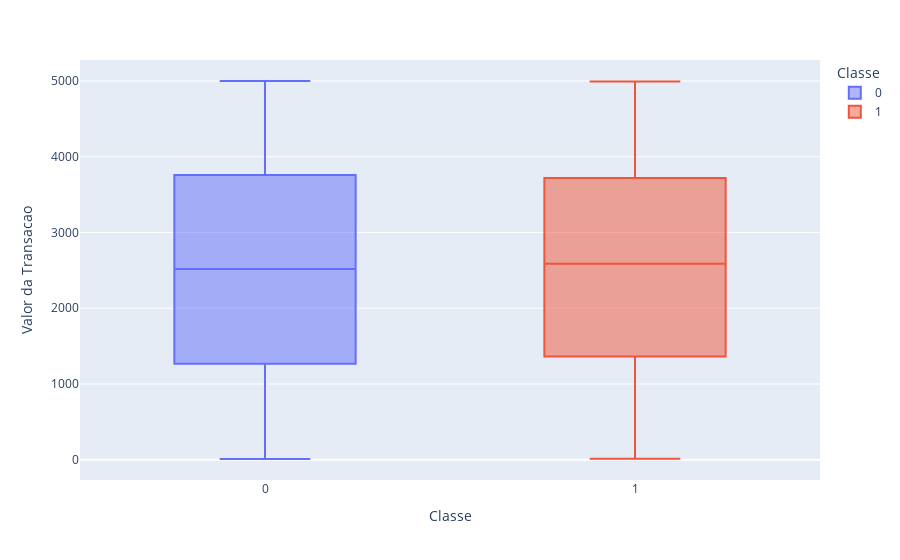

Notebook source saved alongside this figure:
### Code cell
px.box(df_transacoes, x="Classe", y="Valor da Transacao", color="Classe")

### Figure 1 — Plotly figure (JSON) as saved in the notebook; plotly's stock layout.template omitted (floating-point values rounded to 4 significant figures; data arrays with more than 128 entries replaced by an {"elided": "..."} marker saying what was removed)
{"data": [{"alignmentgroup": "True", "hovertemplate": "Classe=%{x}<br>Valor da Transacao=%{y}<extra></extra>", "legendgroup": "0", "marker": {"color": "#636efa"}, "name": "0", "notched": false, "offsetgroup": "0", "orientation": "v", "showlegend": true, "type": "box", "x": {"elided": "11570 int values"}, "x0": " ", "xaxis": "x", "y": {"elided": "11570 float values"}, "y0": " ", "yaxis": "y"}, {"alignmentgroup": "True", "hovertemplate": "Classe=%{x}<br>Valor da Transacao=%{y}<extra></extra>", "legendgroup": "1", "marker": {"color": "#EF553B"}, "name": "1", "notched": false, "offsetgroup": "1", "orientation": "v", "showlegend": true, "type": "box", "x": {"elided": "1430 int values"}, "x0": " ", "xaxis": "x", "y": {"elided": "1430 float values"}, "y0": " ", "yaxis": "y"}], "layout": {"boxmode": "overlay", "legend": {"title": {"text": "Classe"}, "tracegroupgap": 0}, "margin": {"t": 60}, "xaxis": {"anchor": "y", "categoryarray": [0, 1], "categoryorder": "array", "domain": [0, 1], "title": {"text": "Classe"}}, "yaxis": {"anchor": "x", "domain": [0, 1], "title": {"text": "Valor da Transacao"}}}}
